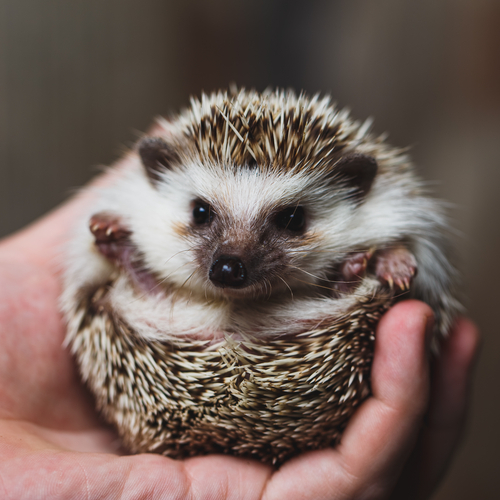
#> input picture img/hari.jpg, 500 x 500 px
$ jupyter execute '04画像の幾何変換.ipynb'   (shell and % lines are left out)
#> lines starting #> are read from the running program, lines starting #| are printed output that depends on the picture
[cell 1]
import numpy as np
import cv2 # OpenCV-Python
import pandas as pd
from pandas import Series
import matplotlib.pyplot as plt

[cell 2]
img = cv2.imread('../../img/hari.jpg')
#> img is the input picture: shape (500, 500, 3); mean B, G, R 87.7, 95, 112.5
img = cv2.cvtColor(img, cv2.COLOR_BGR2RGB) #ここ！！
plt.plot(), plt.imshow(img)
plt.show()

# スケーリング(拡大・縮小)

スケーリングは画像のサイズ変更のみを行う．この変換のために cv2.resize() 関数が用意されている．変更後の画像サイズもしくは縮尺を指定する必要がある．補間方法には複数あるが，縮小には cv2.INTER_AREA ，拡大には cv2.INTER_CUBIC (処理が遅い) や cv2.INTER_LINEAR が適している．デフォルトｎの補間方法は cv2.INTER_LINEAR である．

fx –
水平軸方向のスケールファクタ．

fy –
垂直軸方向のスケールファクタ．

<font color="red">課題1：スケールを変えてみよう</font>

[cell 3]
#メモリが1000で、画像が倍になってる
res = cv2.resize(img,None,fx=2, fy=2, interpolation = cv2.INTER_CUBIC)
plt.plot(), plt.imshow(res)
plt.show()

[cell 4]
height, width = img.shape[:2]
#> height = 500; width = 500
res = cv2.resize(img,(2*width, 2*height), interpolation = cv2.INTER_CUBIC) #別の書き方
plt.plot(), plt.imshow(res)
plt.show()

# 並進

並進は物体の位置を移動させる処理である．(x,y)方向への移動量が (t_x,t_y) であるとすれば，この並進を表す変換行列 \textbf{M} は以下のようになる:

データ型が np.float32 のNumpyの配列に値を設定し， cv2.warpAffine(img,M,Size) 関数に与える．

次の例では移動量を (100,50) としている

[cell 5]
img = cv2.imread('../../img/hari.jpg',0)
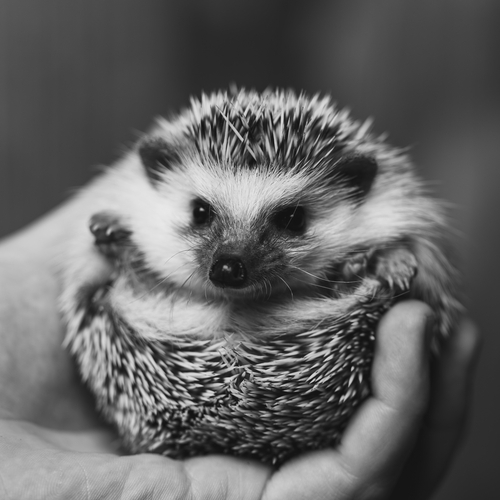
#> img: shape (500, 500); min 7, max 233, mean 99.5
plt.plot(), plt.imshow(img,cmap="gray") #ここ！
plt.show()

[cell 6]
rows,cols = img.shape
#> rows = 500; cols = 500

M = np.float32([[1,0,100],[0,1,50]])
dst = cv2.warpAffine(img,M,(cols,rows))
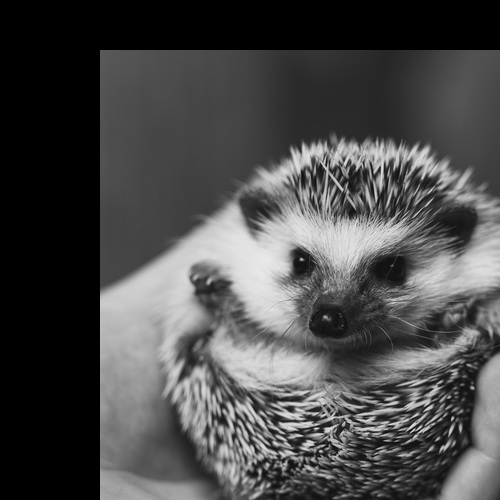
#> dst: shape (500, 500); min 0, max 233, mean 74.1
print(dst.shape)
#| (500, 500)
plt.plot(), plt.imshow(dst,cmap="gray")
plt.show()

Warning cv2.warpAffine(img,M,Size) 関数の第3引数Sizeには出力画像のサイズを (width, height) という形式で指定しなければならない。ここでwidthは列の数，heightは行の数である．

# 回転

変換行列を計算するために cv2.getRotationMatrix2D 関数が用意されている．次の例はスケーリングをせずに画像中心に対して90度回転する変換を行う

[cell 7]
img = cv2.imread('../../img/hari.jpg',0)
rows,cols = img.shape

M = cv2.getRotationMatrix2D((cols/2,rows/2),90,1)
dst = cv2.warpAffine(img,M,(cols,rows))
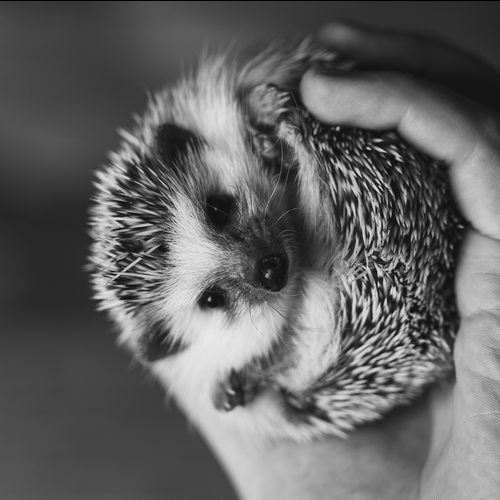
#> dst: shape (500, 500); min 0, max 233, mean 99.2
plt.plot(), plt.imshow(dst,cmap="gray")
plt.show()

# アフィン変換

3組の対応点からアフィン変換を求めます．

アフィン変換においては、元画像で並行な直線はみな、変換後の画像においても並行性が保れるという性質がある．変換行列を計算するには、入力画像と出力画像の対応点の座標が少なくとも3組必要である．cv2.getAffineTransform 関数を使い2x3の変換行列を作成し， それをcv2.warpAffine 関数に与えて画像を変換する．

パラメタ:

src (CvPoint2D32f) – 入力画像における三角形の3つの頂点座標

dst (CvPoint2D32f) – 出力画像における，入力画像の3点に対応する3つの頂点座標

mapMatrix (CvMat) – 2 \times 3 の出力行列へのポインタ

[cell 8]
img = cv2.imread('../../img/hari.jpg')
img = cv2.cvtColor(img, cv2.COLOR_BGR2RGB)
rows,cols,ch = img.shape
#> ch = 3
print(img.shape)
#| (500, 500, 3)

pts1 = np.float32([[50,50],[200,50],[50,200]])
pts2 = np.float32([[10,100],[200,50],[100,250]])

M = cv2.getAffineTransform(pts1,pts2)

dst = cv2.warpAffine(img,M,(cols,rows))
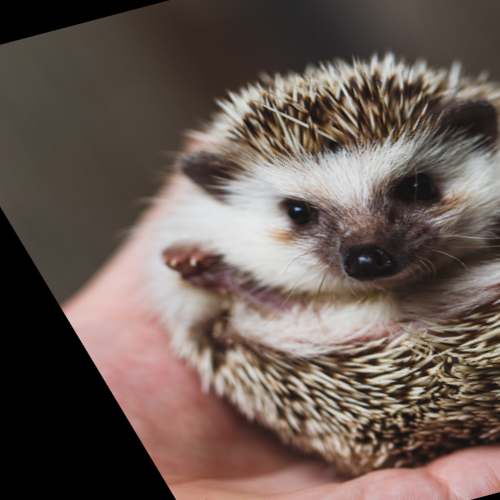
#> dst: shape (500, 500, 3); mean R, G, B 105.4, 90.9, 83.7

plt.subplot(121),plt.imshow(img),plt.title('Input')
plt.subplot(122),plt.imshow(dst),plt.title('Output')
plt.show()

# 射影変換

射影変換は3x3の変換行列が必要である．変換の前後で直線性が保たれる．変換行列を計算するには少なくとも4組の対応点の座標が必要で、しかもこれら4点のどの3点をとっても同一の直線上に乗らないよう選ぶ必要がある．

cv2.getPerspectiveTransform 関数を使って変換行列を計算し， cv2.warpPerspective 関数を使って画像を変形する．

[cell 9]
img = cv2.imread('../../img/hari.jpg')
img = cv2.cvtColor(img, cv2.COLOR_BGR2RGB)
rows,cols,ch = img.shape
pts1 = np.float32([[56,65],[368,52],[28,387],[389,390]])
pts2 = np.float32([[0,0],[300,0],[0,300],[300,300]])

M = cv2.getPerspectiveTransform(pts1,pts2)

dst = cv2.warpPerspective(img,M,(300,300))
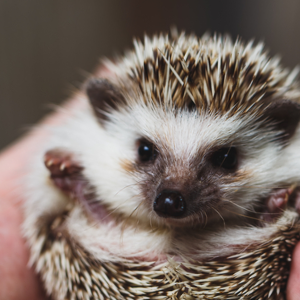
#> dst: shape (300, 300, 3); mean R, G, B 121.5, 108.1, 100.3

plt.subplot(121),plt.imshow(img),plt.title('Input')
plt.subplot(122),plt.imshow(dst),plt.title('Output')
plt.show()

$ run again, with img/cag_bureta.jpg copied over img/hari.jpg
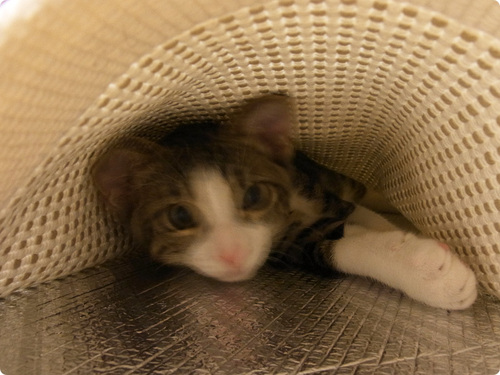
#> input picture img/cag_bureta.jpg, 500 x 375 px
#> img is the input picture: shape (375, 500, 3); mean B, G, R 73, 106.4, 133.5
#> `img = cv2.imread('../../img/hari.jpg',0)`:
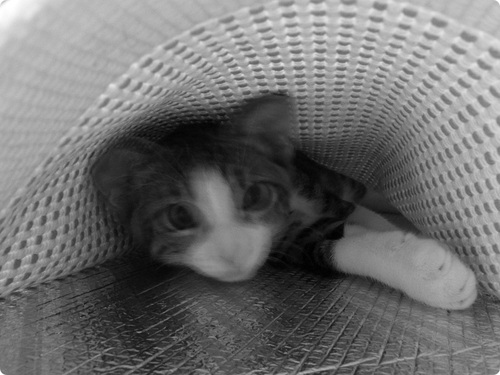
#> img: shape (375, 500); min 0, max 255, mean 110.7
#| (375, 500)
#| (375, 500, 3)
#> `dst = cv2.warpPerspective(img,M,(300,300))`:
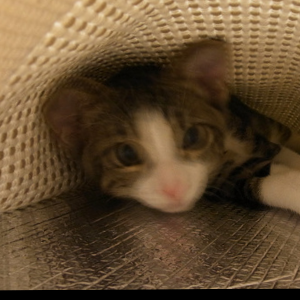
#> dst: shape (300, 300, 3); mean R, G, B 98.1, 75.4, 48.5
